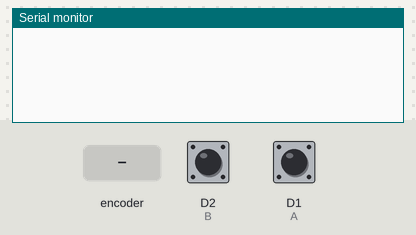
Recording of a sketch running on a simulated ESP8266 (NodeMCU). On the bench: the last lines printed to the serial monitor. The inputs (shaded band) are chosen by the test bench; at power-on: D2 (B) HIGH, D1 (A) HIGH.

Above: at 1.3 s.
1.4 s: rotary encoder on D1 (A) / D2 (B) turned 1 step (first pin leading)
At 2.7 s:
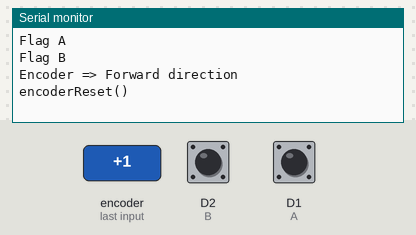
3.1 s: rotary encoder on D1 (A) / D2 (B) turned 2 steps (second pin leading)
At 3.17 s:
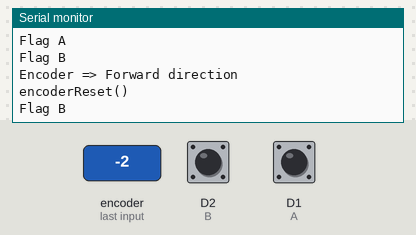

Measured:
- after the input at 1.4 s, the serial monitor: prints a new line at once (image 1)

The sketch:

ESP_Encoder_interrupts_v2.ino
```cpp
#define A D1
#define B D2
#include "SimpleTimer.h"
SimpleTimer timer;

#define ENCODER_ON                              // Включить поддержку энкодера

#ifdef ENCODER_ON
  uint8_t encoderDirection = 0;                 // Направление поворота энкодера
  bool encoderFlagA = false;
  bool encoderFlagB = false;
  int encoderResetTimer = 0;
  int encoderResetInterval = 1000;                     // Интервал сброса флагов
#endif //ENCODER_ON


#ifdef ENCODER_ON
void encoderInterrupts() {
  attachInterrupt(digitalPinToInterrupt(A), encoderReadPinA, CHANGE);
  attachInterrupt(digitalPinToInterrupt(B), encoderReadPinB, CHANGE);
}

void encoderSetup() {
  pinMode(A, INPUT_PULLUP);
  pinMode(B, INPUT_PULLUP);
  encoderInterrupts();
  encoderResetTimer = timer.setInterval(encoderResetInterval, encoderReset);
}

void encoderReset() {
  if (!encoderFlagA && !encoderFlagB) return;
  encoderDirection = 0;
  encoderFlagA = false;
  encoderFlagB = false;
  timer.restartTimer(encoderResetTimer);
  encoderInterrupts();
  Serial.println("encoderReset()");
}

void encoderAction(bool reverse=false) {
  if (reverse == true) {
    Serial.println("Encoder <= Reverse direction");
  } else {
    Serial.println("Encoder => Forward direction");
  }
  encoderReset();
}

void encoderReadPinA() {
  if (encoderFlagA == false) {
    if (digitalRead(B) == LOW) return;
    Serial.println("Flag A");
    encoderFlagA = true;
    detachInterrupt(A);
    if (encoderDirection == 0) {
      encoderDirection = 1;
    } else if (encoderDirection == 2) {
      encoderAction(true); //Reverse direction
    }
  }
}

void encoderReadPinB() {
  if (encoderFlagB == false) {
    if (digitalRead(A) == LOW) return;
    Serial.println("Flag B");
    encoderFlagB = true;
    detachInterrupt(B);
    if (encoderDirection == 0) {
      encoderDirection = 2;
    } else if (encoderDirection == 1) {
      encoderAction();
    }
  }
}
#endif //ENCODER_ON

void setup() {
  Serial.begin(115200);
  delay(100);
  #ifdef ENCODER_ON
    encoderSetup();
  #endif //ENCODER_ON

}

void loop() {
timer.run();

}
```
